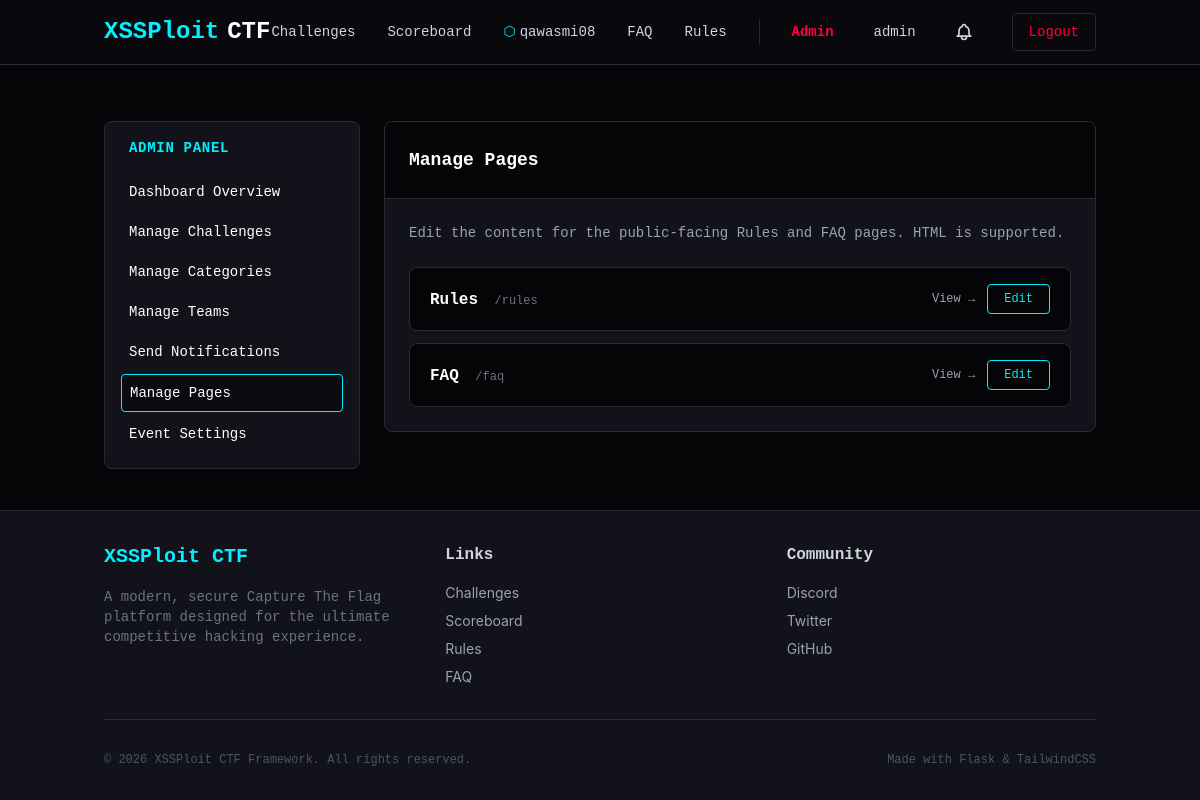
The app's page /admin/pages (signed in) with its own data.
### app/models/team.py (models this page shows, shortened)
class Team(db.Model):
    __tablename__ = 'teams'
    id = db.Column(db.Integer, primary_key=True)
    name = db.Column(db.String(100), unique=True, index=True, nullable=False)
    invite_code = db.Column(db.String(36), unique=True, nullable=False, default=lambda: str(uuid.uuid4()))
    captain_id = db.Column(db.Integer, db.ForeignKey('users.id'), nullable=False)
    created_at = db.Column(db.DateTime, default=datetime.utcnow)
    captain = db.relationship('User', foreign_keys=[captain_id])
    members = db.relationship('TeamMember', back_populates='team', cascade="all, delete-orphan", lazy='dynamic')
    submissions = db.relationship('Submission', back_populates='team', lazy='dynamic')
    solves = db.relationship('Solve', back_populates='team', lazy='dynamic')

### app/models/user.py (models this page shows, shortened)
class User(UserMixin, db.Model):
    __tablename__ = 'users'
    id = db.Column(db.Integer, primary_key=True)
    username = db.Column(db.String(64), unique=True, index=True, nullable=False)
    email = db.Column(db.String(120), unique=True, index=True, nullable=False)
    password_hash = db.Column(db.String(256), nullable=False)
    bio = db.Column(db.String(255))
    avatar = db.Column(db.String(255))
    country = db.Column(db.String(64))
    role = db.Column(db.String(20), default='user') # 'user' or 'admin'
    is_active = db.Column(db.Boolean, default=True)
    is_verified = db.Column(db.Boolean, default=False)
    created_at = db.Column(db.DateTime, default=datetime.utcnow)
    team_memberships = db.relationship('TeamMember', back_populates='user', lazy='dynamic')
    submissions = db.relationship('Submission', back_populates='user', lazy='dynamic')
    solves = db.relationship('Solve', back_populates='user', lazy='dynamic')
    @property
    def team(self):
        membership = self.team_memberships.first()
        if membership:
            return membership.team
        return None
    def is_admin(self):
        return self.role == 'admin'

### app/models/core.py (models this page shows)
class Page(db.Model):
    __tablename__ = 'pages'
    id = db.Column(db.Integer, primary_key=True)
    slug = db.Column(db.String(100), unique=True, nullable=False)  # e.g. 'rules', 'faq'
    title = db.Column(db.String(255), nullable=False)
    content = db.Column(db.Text, default='')
    updated_at = db.Column(db.DateTime, default=datetime.utcnow, onupdate=datetime.utcnow)

### app/blueprints/admin/__init__.py (the view)
@admin_bp.route('/pages', methods=['GET'])
def manage_pages():
    pages = Page.query.all()
    return render_template('admin/pages.html', pages=pages)

### app/blueprints/admin/__init__.py (called while the page is built)
@admin_bp.before_request
@admin_required
def require_admin():
    pass

### app/models/__init__.py (called while the page is built)
@login_manager.user_loader
def load_user(user_id):
    return User.query.get(int(user_id))

### app/templates/admin/pages.html
{% extends "admin/index.html" %}
{% block admin_content %}
<div class="bg-cyber-card border border-cyber-border rounded-lg overflow-hidden">
    <div class="p-6 bg-cyber-darker border-b border-cyber-border flex justify-between items-center">
        <h2 class="font-mono font-bold text-white text-lg">Manage Pages</h2>
    </div>
    <div class="p-6">
        <p class="text-gray-400 font-mono text-sm mb-6">Edit the content for the public-facing Rules and FAQ pages. HTML is supported.</p>
        <div class="space-y-3">
            {% for page in pages %}
            <div class="flex items-center justify-between bg-cyber-darker border border-cyber-border rounded-lg px-5 py-4">
                <div>
                    <span class="font-mono font-bold text-white">{{ page.title }}</span>
                    <span class="ml-3 text-xs text-gray-500 font-mono">/{{ page.slug }}</span>
                </div>
                <div class="flex items-center gap-3">
                    <a href="/{{ page.slug }}" target="_blank" class="text-xs font-mono text-gray-400 hover:text-white transition-colors">View →</a>
                    <a href="/admin/pages/edit/{{ page.slug }}" class="px-4 py-1.5 text-xs font-mono bg-cyber-darker text-cyber-primary border border-cyber-primary rounded hover:bg-cyber-primary hover:text-cyber-dark transition-all">Edit</a>
                </div>
            </div>
            {% else %}
            <p class="text-gray-500 font-mono text-sm text-center py-8">No pages found. Seed the database first.</p>
            {% endfor %}
        </div>
    </div>
</div>
{% endblock %}

### app/templates/includes/navbar.html (shortened to what this page needs)
<nav class="bg-cyber-dark/80 backdrop-blur-md border-b border-cyber-border sticky top-0 z-50">
    <div class="container mx-auto px-4">
        <div class="flex items-center justify-between h-16">
            <a href="/" class="flex items-center space-x-2">
                <span class="text-2xl font-mono font-bold text-cyber-primary neon-text">XSSPloit</span>
                <span class="text-2xl font-mono font-bold text-white">CTF</span>
            </a>
            <div class="hidden md:flex space-x-8 items-center font-mono text-sm">
                <a href="/challenges" class="hover:text-cyber-primary transition-colors">Challenges</a>
                <a href="/scoreboard" class="hover:text-cyber-primary transition-colors">Scoreboard</a>
                {% if current_user.is_authenticated %}
                    {% if current_user.team %}
                        <a href="/team/{{ current_user.team.id }}" class="hover:text-cyber-primary transition-colors flex items-center gap-1">
                            <span class="text-cyber-primary">⬡</span> {{ current_user.team.name }}
                        </a>
                    {% else %}
                        <a href="/team/" class="hover:text-cyber-primary transition-colors">Team</a>
                    {% endif %}
                {% endif %}
                <a href="/faq" class="hover:text-cyber-primary transition-colors">FAQ</a>
                <a href="/rules" class="hover:text-cyber-primary transition-colors">Rules</a>
                {% if current_user.is_authenticated %}
                    {% if current_user.is_admin() %}
                        <a href="/admin/" class="text-cyber-secondary font-bold hover:text-cyber-primary transition-colors pr-2">Admin</a>
                    {% endif %}
                    <a href="/dashboard" class="flex items-center space-x-2 hover:text-cyber-primary transition-colors">
                        <span>{{ current_user.username }}</span>
                    </a>
                    <a href="/notifications" class="relative group flex items-center justify-center w-8 h-8 rounded-full hover:bg-cyber-darker transition-colors text-gray-300 hover:text-cyber-primary">
                    </a>
                    <a href="/auth/logout" class="px-4 py-2 text-cyber-secondary border border-cyber-border hover:border-cyber-secondary hover:bg-cyber-secondary/10 rounded transition-all">Logout</a>
                {% endif %}
            </div>
        </div>
    </div>
</nav>

### app/templates/base.html (style rules this page uses)
body { color: #e2e8f0; }
.neon-text { text-shadow: 0 0 10px theme('colors.cyber.primary'), 0 0 20px theme('colors.cyber.primary'); }

### records on screen
Team: team.name "qawasmi08"
User: username "admin"
Page: title "Rules", slug "rules"
Page: title "FAQ", slug "faq"
